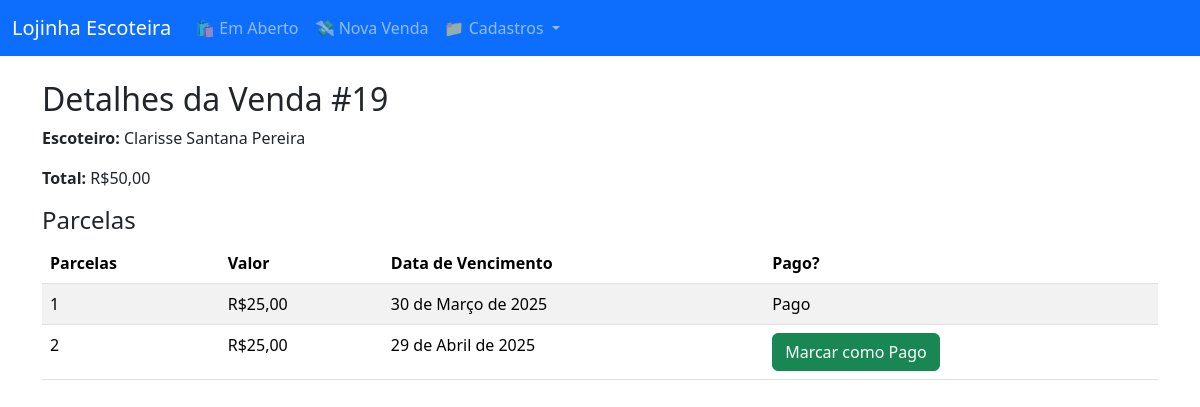
Screenshot of /venda/detalhe/19/ with the database file from the repository.
### lojinha/models.py (models this page shows, shortened)
class Venda(models.Model):
    escoteiro = models.ForeignKey(Escoteiro, on_delete=models.CASCADE)
    data = models.DateField(auto_now_add=True)
    parcelado=models.BooleanField(default=True)
    quantidade_parcelas=models.IntegerField(default=1)
    total = models.DecimalField(max_digits=10, decimal_places=2, default=0)

class Escoteiro(models.Model):
    RAMOS = [
        ('lobinho', 'Lobinho'),
        ('escoteiro', 'Escoteiro'),
        ('senior', 'Sênior'),
        ('pioneiro', 'Pioneiro')
    ]
    nome = models.CharField(max_length=100)
    grupo = models.CharField(max_length=100, default='12º Grupo Escoteiro Monte Caburaí')
    ramo = models.CharField(max_length=20, choices=RAMOS)
    data_nascimento = models.DateField(blank=True, null=True)

class Parcela(models.Model):
    venda = models.ForeignKey(Venda, related_name='parcelas', on_delete=models.CASCADE)
    valor = models.DecimalField(max_digits=10, decimal_places=2)
    data_vencimento = models.DateField()
    pago = models.BooleanField(default=False)
    data_baixa = models.DateField(null=True, blank=True)

### lojinha/views.py (the view)
# urls.py: path('venda/detalhe/<int:venda_id>/', views.detalhar_venda, name='detalhar_venda'),
def detalhar_venda(request, venda_id):
    venda = get_object_or_404(Venda, id=venda_id)
    parcelas = venda.parcelas.all()
    return render(request, 'lojinha/detalhar_venda.html', {'venda': venda, 'parcelas': parcelas})

### lojinha/templates/lojinha/detalhar_venda.html (shortened to what this page needs)
{% extends 'base.html' %}
{% block content %}
<h2>Detalhes da Venda #{{ venda.id }}</h2>
<p><strong>Escoteiro:</strong> {{ venda.escoteiro.nome }}</p>
<p><strong>Total:</strong> R${{ venda.total }}</p>
<h4>Parcelas</h4>
<table class="table table-striped">
    <thead>
        <tr>
            <th>Parcelas</th>
            <th>Valor</th>
            <th>Data de Vencimento</th>
            <th>Pago?</th>
        </tr>
    </thead>
    <tbody>
        {% for parcela in parcelas %}
            <tr>
                <td>{{ forloop.counter }}</td>
                <td>R${{ parcela.valor }}</td>
                <td>{{ parcela.data_vencimento }}</td>
                <td>
                    {% if parcela.pago %}
                        Pago
                    {% else %}
                        <a href="{% url 'marcar_parcela_pago' parcela.id %}" class="btn btn-success">Marcar como Pago</a>
                    {% endif %}
                </td>
            </tr>
        {% endfor %}
    </tbody>
</table>
{% endblock %}

### rows the page displays
Venda: id "19", escoteiro.nome "Clarisse Santana Pereira", total "50,00"
Parcela: valor "25,00", data_vencimento "30 de Março de 2025", pago "Pago"
Parcela: valor "25,00", data_vencimento "29 de Abril de 2025", pago "Marcar como Pago"
